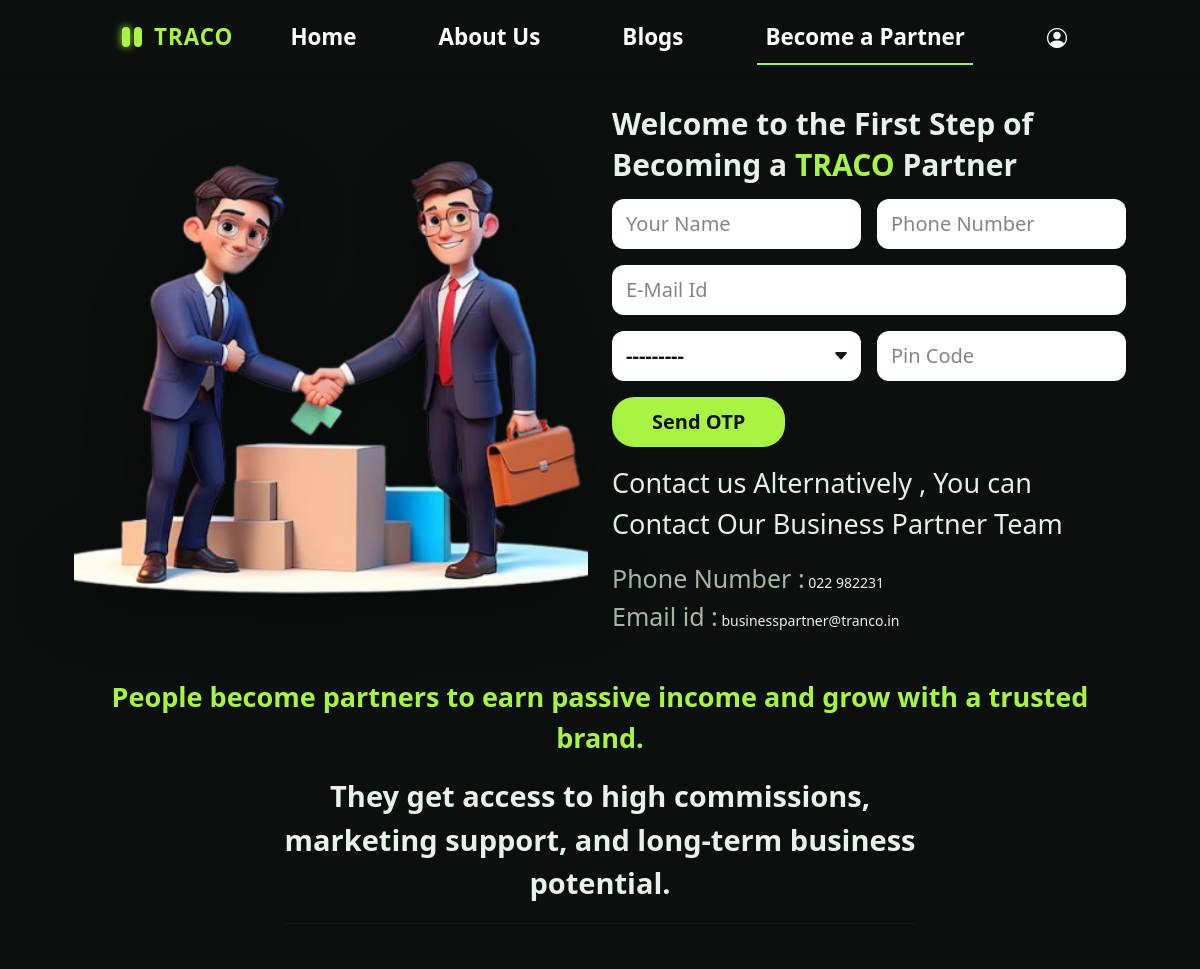
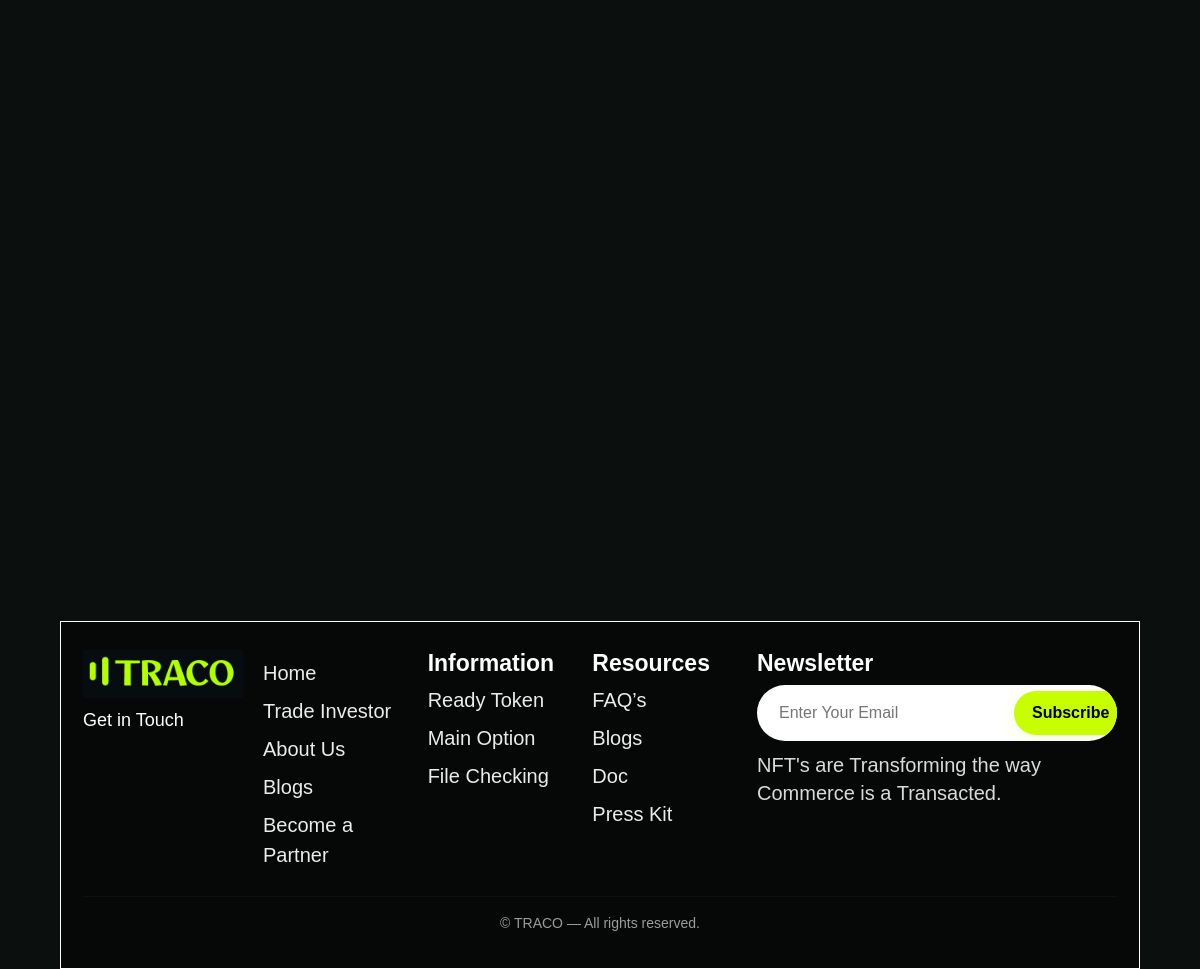
The page /partner/ on the database its author committed (2 pictures, top to bottom).
### core/models.py (models this page shows, shortened)
class PartnerPage(models.Model):
    hero_image = models.ImageField(upload_to="partner/hero/")
    heading_lead = models.CharField(max_length=120, default="Welcome to the First Step of Becoming a")
    highlight = models.CharField(max_length=32, default="TRACO")
    heading_tail = models.CharField(max_length=32, default="Partner")
    contact_heading = models.CharField(max_length=120, default="Contact us Alternatively , You can Contact Our Business Partner Team")
    phone_label = models.CharField(max_length=64, default="Phone Number")
    phone_value = models.CharField(max_length=64, default="022 982231")
    email_label = models.CharField(max_length=64, default="Email id")
    email_value = models.EmailField(default="businesspartner@tranco.in")
    line1 = models.CharField(max_length=200, default="People become partners to earn passive income and grow with a trusted brand.")
    line2 = models.CharField(max_length=220, default="They get access to high commissions, marketing support, and long-term business potential.")
    line3 = models.CharField(max_length=120, blank=True, default="")

class FooterSettings(models.Model):
    site_logo = models.ImageField(upload_to="footer/", blank=True, null=True)
    logo_alt = models.CharField(max_length=120, blank=True, default="TRACO")
    newsletter_heading = models.CharField(max_length=120, default="Newsletter")
    newsletter_placeholder = models.CharField(max_length=120, default="Enter Your Email")
    newsletter_button_text = models.CharField(max_length=60, default="Subscribe")
    newsletter_subscriber_notify_email = models.EmailField(
        blank=True,
        help_text="Email that receives subscription notifications (optional)."
    )
    newsletter_description = models.TextField(
        blank=True,
        default="NFT's are Transforming the way Commerce is a Transacted."
    )
    class Meta:
        verbose_name = "Footer Settings"
        verbose_name_plural = "Footer Settings"

class FooterLink(models.Model):
    COLUMN_CHOICES = [(i, f"Column {i}") for i in range(1, 6)]
    column = models.PositiveSmallIntegerField(choices=COLUMN_CHOICES, default=1)
    text = models.CharField(max_length=160)
    url = models.CharField(max_length=255, blank=True, help_text="External URL or site path")
    order = models.PositiveSmallIntegerField(default=0)
    class Meta:
        ordering = ["column", "order"]

### core/views.py (the view, shortened to what this page needs)
# urls.py: path("partner/", views.partner, name="partner"),
def partner(request):
    page = PartnerPage.objects.first()
    features = PartnerFeature.objects.all()
    initial = {}
    if request.user.is_authenticated:
        if request.user.first_name:
            initial["name"] = request.user.first_name
        if request.user.email:
            initial["email"] = request.user.email
    messagealert = request.session.pop('messagealert', '')
    form = PartnerApplyForm(initial=initial)
    return render(request, "partner.html", {
        "messagealert": messagealert,
        "page": page,
        "features": features,
        "form": form,
        "active_page": "partner",
    })

### core/forms.py (shortened to what this page needs)
class PartnerApplyForm(forms.ModelForm):
    name = forms.CharField(
        max_length=80, validators=[letters_only],
        widget=forms.TextInput(attrs={"class":"form-control", "placeholder":"Your Name"})
    )
    phone = forms.CharField(
        max_length=15, validators=[digits_only],
        widget=forms.TextInput(attrs={"class":"form-control", "placeholder":"Phone Number"})
    )
    email = forms.EmailField(
        widget=forms.EmailInput(attrs={"class":"form-control", "placeholder":"E-Mail Id"})
    )
    city = forms.ModelChoiceField(
        queryset=PartnerCity.objects.none(),
        widget=forms.Select(attrs={"class":"form-select form-control-like", "placeholder":"Select a City"})
    )
    pincode = forms.CharField(
        max_length=10, validators=[digits_only],
        widget=forms.TextInput(attrs={"class":"form-control", "placeholder":"Pin Code"})
    )
    class Meta:
        model = PartnerApplication
        fields = ("name", "phone", "email", "city", "pincode")
    def __init__(self, *args, **kwargs):
        super().__init__(*args, **kwargs)
        self.fields["city"].queryset = PartnerCity.objects.all()

### core/context_processors.py (called while the page is built)
def footer_context(request):
    settings = FooterSettings.objects.first()
    social_links = SocialLink.objects.all()
    footer_links = FooterLink.objects.all()
    columns = {i: [] for i in range(1,6)}
    for l in footer_links:
        columns.get(l.column, []).append(l)
    return {
        "traco_footer_settings": settings,
        "traco_social_links": social_links,
        "traco_footer_columns": columns,
    }

### core/models.py (called while the page is built)
    def __str__(self):
        return self.name

### core/templates/partner.html (shortened to what this page needs)
{% extends "base.html" %}
{% load static %}
{% block extra_css %}
<link rel="stylesheet" href="{% static 'css/partner.css' %}">
{% endblock %}
{% block content %}
<section class="partner-wrap container-xl px-3 px-md-4">
  <div class="row g-4 align-items-center mt-4">
    <div class="col-lg-6 d-flex justify-content-center">
      <div class="hero-figure float-anim reveal-in">
        {% if page and page.hero_image %}
          <img src="{{ page.hero_image.url }}" alt="Partner">
        {% else %}
          <img src="{% static 'images/partner-hero.png' %}" alt="Partner">
        {% endif %}
      </div>
    </div>
    <div class="col-lg-6">
      <div class="form-side reveal-in">
        <h2 class="head">
          {{ page.heading_lead }} <span class="neon">{{ page.highlight }}</span> {{ page.heading_tail }}
        </h2>
        <form method="post" class="partner-form" novalidate>
          <div class="row g-3">
            <div class="col-md-6">
              {{ form.name }}
            </div>
            <div class="col-md-6">
              {{ form.phone }}
            </div>
            <div class="col-12">
              {{ form.email }}
            </div>
            <div class="col-md-6">
              <div class="select-wrap">
                {{ form.city }}
              </div>
            </div>
            <div class="col-md-6">
              {{ form.pincode }}
            </div>
          </div>
          <button class="btn-otp mt-3" type="submit">Send OTP</button>
          {% if page %}
          <div class="contact mt-3">
            <p class="text-light small">{{ page.contact_heading }}</p>
            <p class="small m-0"><span class="muted">{{ page.phone_label }} :</span> {{ page.phone_value }}</p>
            <p class="small"><span class="muted">{{ page.email_label }} :</span> {{ page.email_value }}</p>
          </div>
          {% endif %}
        </form>
      </div>
    </div>
  </div>
  {% if page %}
  <div class="center-copy reveal-in">
    <p class="neon-strong">{{ page.line1 }}</p>
    <p class="neon-line">{{ page.line2 }}</p>
  </div>
  {% endif %}
  <hr class="center-hr">
  <div class="row g-4 mt-3">
    {% for f in features %}
    <div class="col-md-6">
    </div>
    {% endfor %}
  </div>
</section>
{% endblock %}

### core/templates/base.html (shortened to what this page needs)
{% load static %}
<!DOCTYPE html>
<html lang="en">
<head>
  <link href="https://cdn.jsdelivr.net/npm/bootstrap@5.3.2/dist/css/bootstrap.min.css" rel="stylesheet">
  <link href="https://cdn.jsdelivr.net/npm/bootstrap-icons/font/bootstrap-icons.css" rel="stylesheet">
  <link href="{% static 'css/base.css' %}" rel="stylesheet">
   {% block extra_css %}{% endblock %}
</head>
<body>
<nav class="navbar navbar-expand-lg fixed-top shadow-sm custom-navbar">
  <div class="container-fluid">
    <a class="navbar-brand d-flex align-items-center fw-bold text-neon" href="{% url 'home' %}">
      <span class="logo-icon"></span>
      <span class="ms-4">TRACO</span>
    </a>
    <div class="collapse navbar-collapse justify-content-center" id="mainNavbar">
      <ul class="navbar-nav mx-auto mb-2 mb-lg-0 animated-links equal-spacing">
        <li class="nav-item">
          <a class="nav-link fw-semibold {% if active_page == 'home' %}active{% endif %}" href="{% url 'home' %}">Home</a>
        </li>
        <li class="nav-item">
          <a class="nav-link fw-semibold {% if active_page == 'about' %}active{% endif %}" href="{% url 'about' %}">About Us</a>
        </li>
        <li class="nav-item">
          <a class="nav-link fw-semibold {% if active_page == 'blogs' %}active{% endif %}" href="{% url 'blogs' %}">Blogs</a>
        </li>
        <li class="nav-item">
          <a class="nav-link fw-semibold {% if active_page == 'partner' %}active{% endif %}" href="{% url 'partner' %}">Become a Partner</a>
        </li>
{% if user.is_authenticated %}
  <li class="nav-item">
    <a class="nav-link fw-semibold {% if active_page == 'profile' %}active{% endif %}" href="{% url 'login' %}">
      <i class="bi bi-person-circle fs-5"></i>
    </a>
  </li>
  <li class="nav-item">
    <a class="nav-link fw-semibold" href="{% url 'logout' %}">Logout</a>
  </li>
{% else %}
  <li class="nav-item">
    <a class="nav-link fw-semibold {% if active_page == 'profile' %}active{% endif %}" href="{% url 'login' %}">
      <i class="bi bi-person-circle fs-5"></i>
    </a>
  </li>
{% endif %}
      </ul>
    </div>
  </div>
</nav>
 {% block content %}{% endblock %}
<footer class="traco-footer">
  <div class="traco-footer__inner">
    <div class="traco-footer__col traco-footer__col--1">
      {% if traco_footer_settings.site_logo %}
        <img src="{{ traco_footer_settings.site_logo.url }}" alt="{{ traco_footer_settings.logo_alt }}" class="traco-footer__logo">
      {% else %}
        <div class="traco-footer__logo--placeholder">TRACO</div>
      {% endif %}
      <h4 class="traco-footer__smallheading">Get in Touch</h4>
    </div>
<div class="traco-footer__col traco-footer__col--2">
  <ul class="traco-footer__links">
    {% for l in traco_footer_columns.2 %}
      {% if l.url %}
        <li><a href="{{ l.url }}">{{ l.text }}</a></li>
      {% else %}
        <li><span class="no-link">{{ l.text }}</span></li>
      {% endif %}
    {% empty %}
      <li><a href="#">Home</a></li>
    {% endfor %}
  </ul>
</div>
<div class="traco-footer__col traco-footer__col--3">
  <h4 class="traco-footer__col-title">Information</h4>
  <ul class="traco-footer__links">
    {% for l in traco_footer_columns.3 %}
      {% if l.url %}
        <li><a href="{{ l.url }}">{{ l.text }}</a></li>
      {% else %}
        <li><span class="no-link">{{ l.text }}</span></li>
      {% endif %}
    {% empty %}
      <li><a href="#">Market Explore</a></li>
    {% endfor %}
  </ul>
</div>
<div class="traco-footer__col traco-footer__col--4">
  <h4 class="traco-footer__col-title">Resources</h4>
  <ul class="traco-footer__links">
    {% for l in traco_footer_columns.4 %}
      {% if l.url %}
        <li><a href="{{ l.url }}">{{ l.text }}</a></li>
      {% else %}
        <li><span class="no-link">{{ l.text }}</span></li>
      {% endif %}
    {% empty %}
      <li><a href="#">FAQ's</a></li>
    {% endfor %}
  </ul>
</div>
    <div class="traco-footer__col traco-footer__col--5">
      <h4 class="traco-footer__col-title">{{ traco_footer_settings.newsletter_heading }}</h4>
      <form id="traco-news-form" class="traco-news-form" method="post" action="{% url 'footer_subscribe' %}">
        <div class="traco-news-input-wrap">
          <input id="traco-news-email" name="email" type="email" placeholder="{{ traco_footer_settings.newsletter_placeholder }}" required>
          <button type="submit" class="traco-news-btn">{{ traco_footer_settings.newsletter_button_text }}</button>
        </div>
        <p class="traco-news-desc">{{ traco_footer_settings.newsletter_description }}</p>
      </form>
    </div>
  </div>
  <div class="traco-footer__bottom">
    <p>© {{ now.year }} TRACO — All rights reserved.</p>
  </div>
</footer>
</body>
</html>

### core/static/css/base.css (style rules this page uses)
.custom-navbar { background-color: #0b0f0e !important; padding: 12px 80px; }
.text-neon { color: #a7f542 !important; font-size: 1.4rem; letter-spacing: 1px; }
.logo-icon { display: inline-block; width: 8px; height: 20px; background-color: #a7f542; border-radius: 5px; box-shadow: 0 0 8px #a7f542; margin-left: 30px; position: relative; }
.logo-icon::after { content: ""; display: block; width: 8px; height: 20px; background-color: #a7f542; border-radius: 5px; position: absolute; left: 12px; top: 0; }
.navbar-nav .nav-link { color: #ffffff !important; font-size: 1.4rem; position: relative; transition: color 0.3s ease-in-out; }
.navbar-nav .nav-link.active::after, .navbar-nav .nav-link:hover::after { content: ""; position: absolute; left: 0; bottom: -3px; width: 100%; height: 2px; background-color: #a7f542; transform: scaleX(1); transform-origin: left; transition: transform 0.3s ease-in-out; }
.navbar-nav .nav-link::after { content: ""; position: absolute; left: 0; bottom: -6px; width: 100%; height: 2px; background-color: #a7f542; transform: scaleX(0); transform-origin: right; transition: transform 0.3s ease-in-out; }
.equal-spacing { display: flex; justify-content: space-around; width: 100%; }
.traco-footer { background: #060808; color: #fff; padding: 28px 22px 18px; border: 1px solid white; font-family: "Poppins", Arial, Helvetica, sans-serif; width:90%; margin:auto; }
.traco-footer__inner { max-width: 1200px; margin: 0 auto; display: grid; grid-template-columns: 1fr 1fr 1fr 1fr 360px; gap: 20px; align-items: start; }
.traco-footer__logo { width: 160px; height: auto; display: block; margin-bottom: 12px; filter: saturate(1.2); }
.traco-footer__smallheading { color: #fff; margin: 6px 0 12px; font-size: 18px; }
.traco-footer__col-title { color: #fff; font-size: 23px; font-weight: 700; margin-bottom: 8px; }
.traco-footer__links { list-style: none; margin: 0; padding: 0; }
.traco-footer__links li { margin: 8px 0; }
.traco-footer__links a { color: rgba(255,255,255,0.92); text-decoration: none; font-size: 20px; transition: color 180ms ease, transform 180ms ease; }
.traco-news-form { width: 100%; }
.traco-news-input-wrap { display: flex; align-items: center; gap: 12px; background: linear-gradient(90deg, #ffffff, #ffffff); padding: 6px; border-radius: 28px; width: 100%; max-width: 360px; overflow: hidden; }
.traco-news-input-wrap input[type="email"] { flex: 1; border: none; outline: none; padding: 4px 16px; font-size: 16px; color: #111; background: transparent; }
.traco-news-btn { background: #c7ff00; border: none; padding: 10px 18px; border-radius: 22px; font-weight: 700; cursor: pointer; transition: transform 200ms ease, box-shadow 200ms ease; box-shadow: 0 8px 18px rgba(199,255,0,0.12); }
.traco-news-desc { margin-top: 10px; color: rgba(255,255,255,0.85); max-width: 360px; font-size: 20px; line-height: 1.4; }
.traco-footer__bottom { margin-top: 18px; border-top: 1px solid rgba(255,255,255,0.04); padding-top: 16px; text-align: center; color: rgba(255,255,255,0.6); font-size: 14px; }

### rows shown on the page
PartnerPage: hero_image (picture), heading_lead "Welcome to the First Step of Becoming a", highlight "TRACO", heading_tail "Partner", contact_heading "Contact us Alternatively , You can Contact Our Business Partner Team", phone_label "Phone Number", phone_value "022 982231", email_label "Email id", email_value "businesspartner@tranco.in", line1 "People become partners to earn passive income and grow with a trusted brand.", line2 "They get access to high commissions, marketing support, and long-term business potential."
FooterSettings: site_logo (picture), newsletter_heading "Newsletter", email "Enter Your Email", newsletter_button_text "Subscribe", newsletter_description "NFT's are Transforming the way Commerce is a Transacted."
FooterLink: text "Home"
FooterLink: text "Trade Investor"
FooterLink: text "About Us"
FooterLink: text "Blogs"
FooterLink: text "Become a Partner"
FooterLink: text "Ready Token"
FooterLink: text "Main Option"
FooterLink: text "File Checking"
FooterLink: text "FAQ’s"
FooterLink: text "Blogs"
FooterLink: text "Doc"
FooterLink: text "Press Kit"
